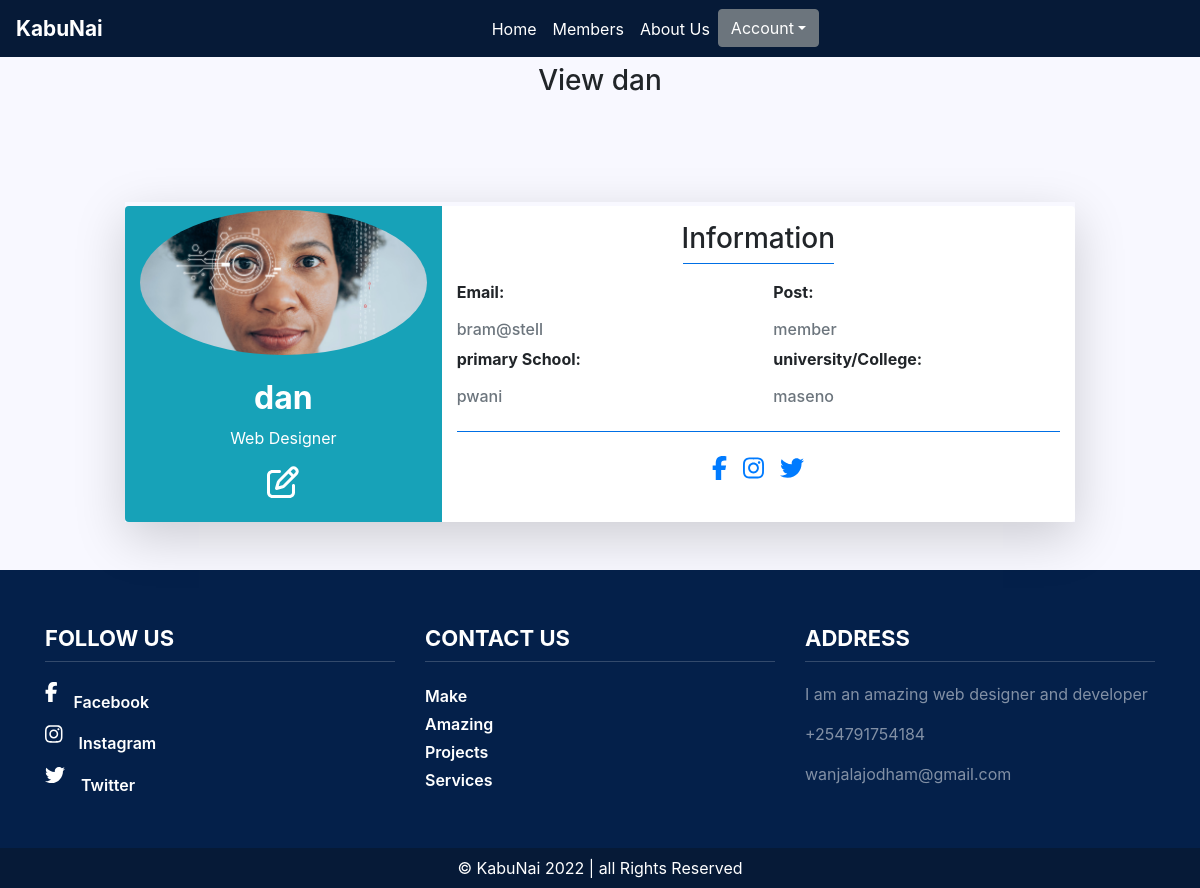
Before: /member/3/ with the older database file.
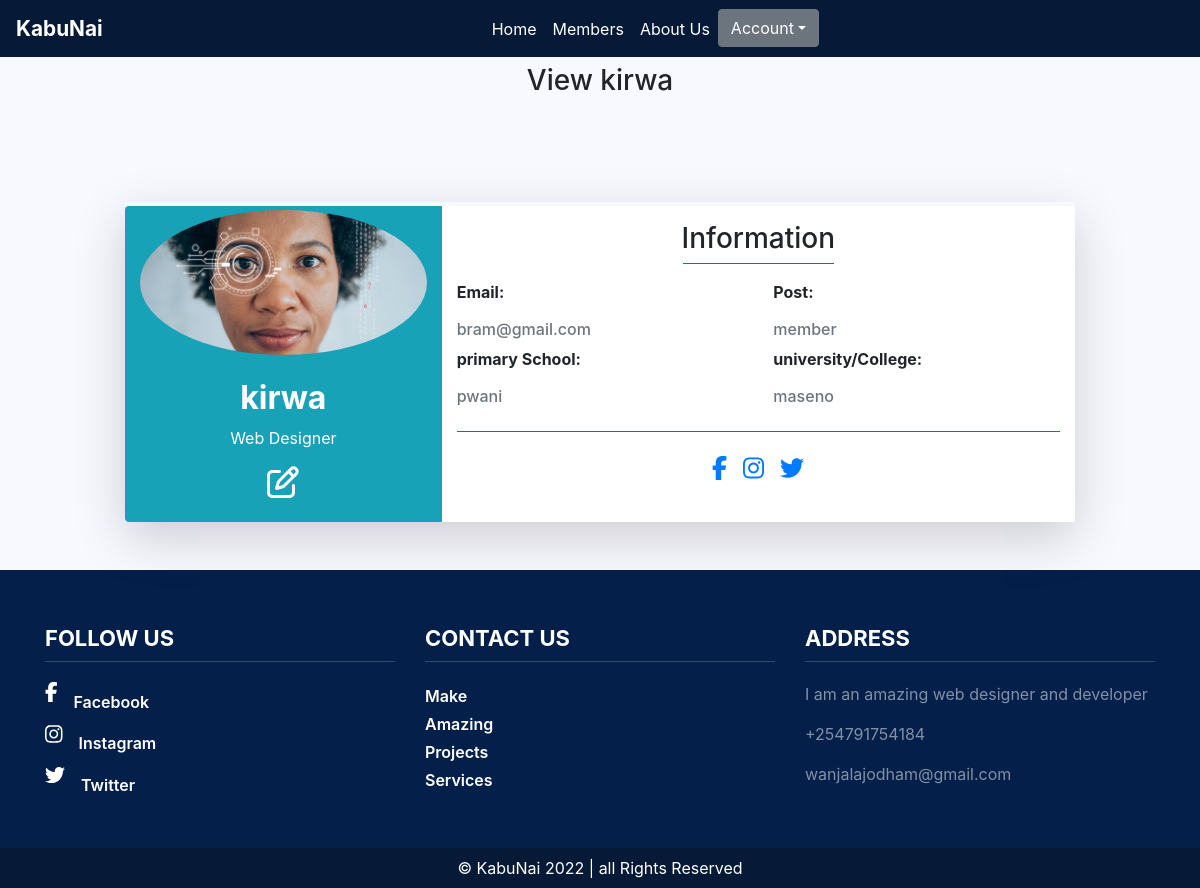
After: the same page with the newer database file.
### myapp/models.py (models this page shows, shortened)
class member(models.Model):
    profile_pic = models.ImageField(default='default.jpg', upload_to='profilepics', blank=True, null=True)
    user = models.OneToOneField(User, on_delete=models.CASCADE, null=True)
    firstname = models.CharField(max_length=25)
    secondname = models.CharField(max_length=25)
    username = models.CharField(max_length=25)
    Primaryscool = models.CharField(max_length=200)
    highschool = models.CharField(max_length=200)
    university = models.CharField(max_length=200)
    position = models.CharField(max_length=25, default="Member")
    email = models.EmailField()
    DateJoined = models.DateTimeField(default=timezone.now)

### myapp/views.py (the view)
# urls.py: path('member/<int:pk>/', MembersDetailView.as_view(), name="member_detail"),
class MembersDetailView(DetailView):
    model = member
    template_name = 'member_detail.html'

### myapp/templates/member_detail.html (shortened to what this page needs)
{% extends 'assets/base.html' %}
{% block content %}
<div class="container">
    {% if object.username == user.username%}
        <div class="py-5 text-center h3 mt-3">Hi {{object.username}} Update your details here</div>
    {% else %}
    <div class="py-5 text-center h3 mt-3">View {{object.username}} </div>
    {%endif%}
    <div class="row d-flex justify-content-center">
        <div class="col-md-10 mt-5 pt-1 mb-5 shadow-lg">
            <div class=" row ">
                <div class="col-sm-4 bg-info rounded-left">
                    <div class="card-block text-center text-white">
                        <img class="rounded-circle img-fluid mt-1" src="{{member.profile_pic.url}}">
                        <h2 class="font-weight-bold mt-4">{{object.username}}</h2>
                        <p>Web Designer</p>
                        <i class="far fa-edit fa-2x mb-4"></i>
                    </div>
                </div>
                <div class="col-sm-8 bg-white rounded-right">
                    <h3 class="mt-3 text-center">
                        Information
                    </h3>
                    <hr class="badge-primary mt-0 w-25">
                    <div class="row">
                        <div class="col-sm-6">
                            <p class="font-weight-bold">Email:</p>
                            <h6 class="text-muted">{{object.email}}</h6>
                        </div>
                         <div class="col-sm-6">
                            <p class="font-weight-bold">Post:</p>
                            <h6 class="text-muted">{{object.position}}</h6>
                        </div>
                        <div class="col-sm-6">
                            <p class="font-weight-bold">primary School:</p>
                            <h6 class="text-muted">{{object.Primaryscool}}</h6>
                        </div>
                         <div class="col-sm-6">
                            <p class="font-weight-bold">university/College:</p>
                            <h6 class="text-muted">{{object.university}}</h6>
                        </div>
                    </div>
                    <hr class="bg-primary">
                    <ul class="list-unstyled d-flex justify-content-center mt-4">
                        <li><a href="#"><i class="fab fa-facebook-f h4"></i></a> </li>
                        <li><a href="#"><i class="fab fa-instagram h4 ml-3"></i></a> </li>
                        <li><a href="#"><i class="fab fa-twitter h4 ml-3"></i></a> </li>
                    </ul>
                </div>
            </div>
        </div>
    </div>
</div>
{% endblock content %}

Changed rows visible on the page:
changed member "member": username "dan" → "kirwa"; email "bram@stell" → "bram@gmail.com"
